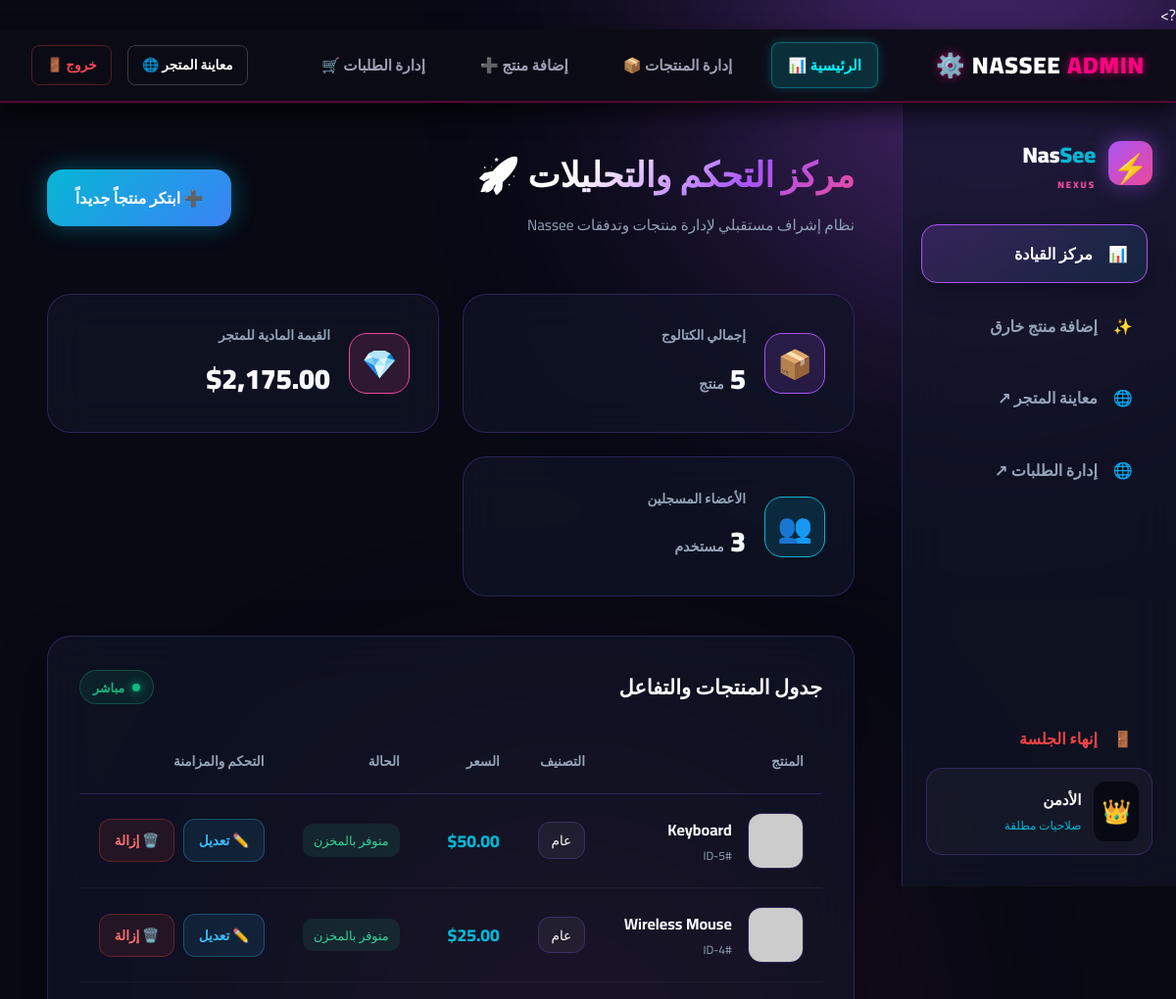
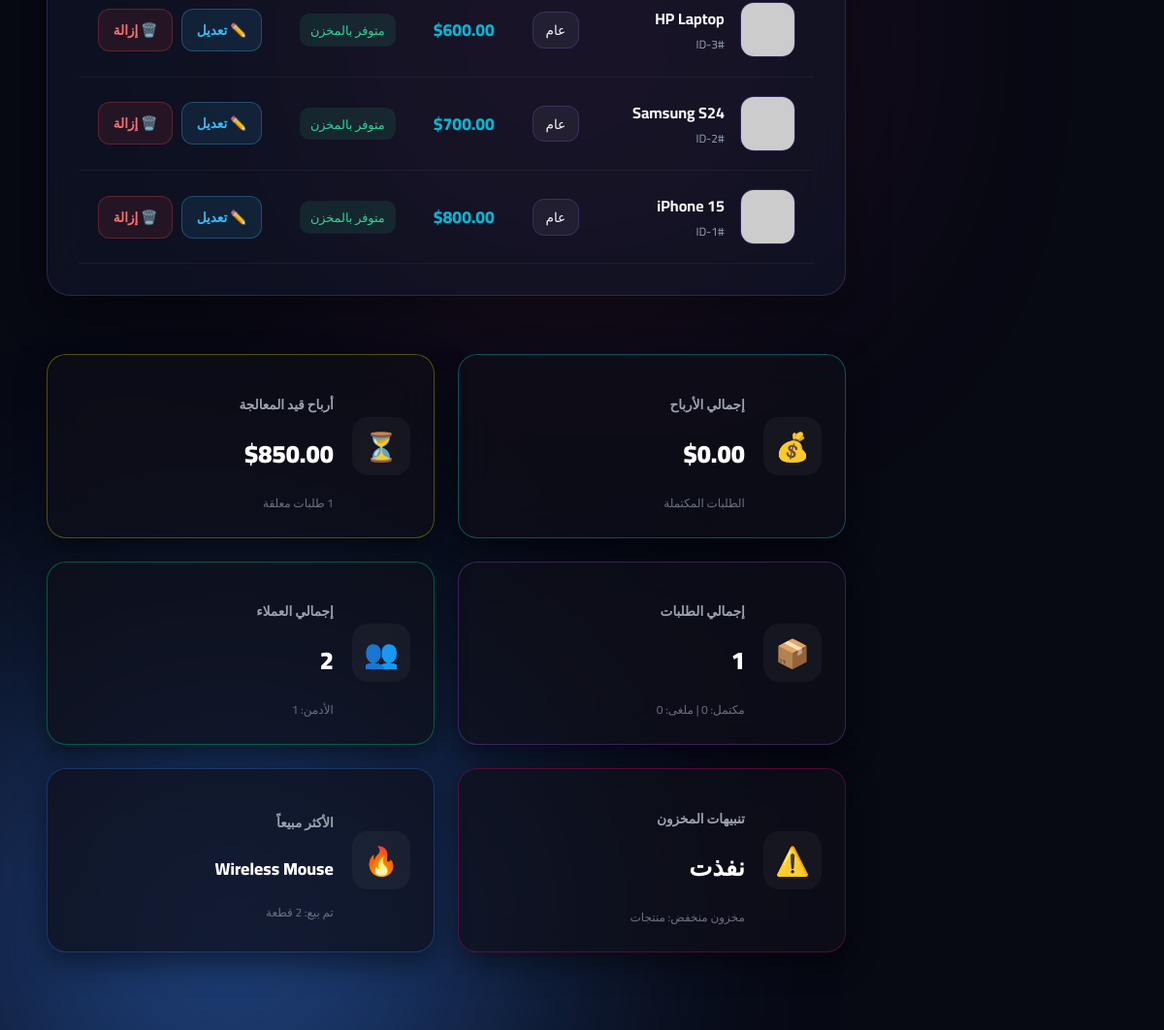
Screenshot of /Admin/index.php with the database file from the repository (2 pictures, top to bottom).
### tables this page shows
CREATE TABLE IF NOT EXISTS products (
    id INT AUTO_INCREMENT PRIMARY KEY,
    category_id INT NOT NULL,
    name VARCHAR(150) NOT NULL,
    description TEXT,
    price DECIMAL(10,2) NOT NULL,
    quantity INT NOT NULL DEFAULT 0,
    image VARCHAR(255),
    created_at TIMESTAMP DEFAULT CURRENT_TIMESTAMP,

    CONSTRAINT fk_products_category
        FOREIGN KEY (category_id)
        REFERENCES categories(id)
        ON UPDATE CASCADE
        ON DELETE RESTRICT
);

### Admin/index.php (the view, shortened to what this page needs)
<?php
require_once __DIR__ . "/../config/database.php";
$total_products = mysqli_num_rows(mysqli_query($conn, "SELECT id FROM products"));
$total_users    = mysqli_num_rows(mysqli_query($conn, "SELECT id FROM users"));
$total_val_res  = mysqli_fetch_assoc(mysqli_query($conn, "SELECT SUM(price) as total FROM products"));
$total_value    = $total_val_res['total'] ?? 0;
$products_res = mysqli_query($conn, "SELECT * FROM products ORDER BY id DESC");
$total_sales_q = mysqli_query($conn, "SELECT SUM(total) AS total_revenue FROM orders WHERE status = 'completed'");
$total_revenue = mysqli_fetch_assoc($total_sales_q)['total_revenue'] ?? 0;
$pending_sales_q = mysqli_query($conn, "SELECT SUM(total) AS pending_revenue FROM orders WHERE status = 'pending'");
$pending_revenue = mysqli_fetch_assoc($pending_sales_q)['pending_revenue'] ?? 0;
$orders_count_q = mysqli_query($conn, "SELECT
    COUNT(*) as total_orders,
    SUM(CASE WHEN status = 'pending' THEN 1 ELSE 0 END) as pending_orders,
    SUM(CASE WHEN status = 'completed' THEN 1 ELSE 0 END) as completed_orders,
    SUM(CASE WHEN status = 'cancelled' THEN 1 ELSE 0 END) as cancelled_orders
FROM orders");
$orders_stat = mysqli_fetch_assoc($orders_count_q);
$users_stat_q = mysqli_query($conn, "SELECT
    COUNT(*) as total_users,
    SUM(CASE WHEN role = 'customer' THEN 1 ELSE 0 END) as total_customers,
    SUM(CASE WHEN role = 'admin' THEN 1 ELSE 0 END) as total_admins
FROM users");
$users_stat = mysqli_fetch_assoc($users_stat_q);
$top_product_q = mysqli_query($conn, "SELECT p.name, SUM(oi.quantity) as total_sold
    FROM order_items oi
    JOIN products p ON oi.product_id = p.id
    GROUP BY oi.product_id
    ORDER BY total_sold DESC LIMIT 1");
$top_product = mysqli_fetch_assoc($top_product_q);
?>
<!DOCTYPE html>
<html lang="ar" dir="rtl">
<head>
    <link rel="stylesheet" href="CSS/admin.css">
</head>
<body class="admin-body">
<?php
include_once "header.php";
?>
    <div class="ambient-glow glow-1"></div>
    <div class="ambient-glow glow-2"></div>
    <div class="ambient-glow glow-3"></div>
    <div class="admin-layout">
        <aside class="sidebar-glass">
            <div class="brand">
                <div class="brand-icon">⚡</div>
                <h2>Nas<span>See</span> <small>NEXUS</small></h2>
            </div>
            <nav class="sidebar-menu">
                <a href="index.php" class="menu-item active">
                    <span class="icon">📊</span>
                    <span>مركز القيادة</span>
                </a>
                <a href="add-product.php" class="menu-item">
                    <span class="icon">✨</span>
                    <span>إضافة منتج خارق</span>
                </a>
                <a href="../index.php" target="_blank" class="menu-item">
                    <span class="icon">🌐</span>
                    <span>معاينة المتجر ↗</span>
                </a>
                <a href="orders.php" class="menu-item">
                    <span class="icon">🌐</span>
                    <span>إدارة الطلبات ↗</span>
                </a>
                <a href="../logout.php" class="menu-item logout">
                    <span class="icon">🚪</span>
                    <span>إنهاء الجلسة</span>
                </a>
            </nav>
            <div class="admin-profile-badge">
                <div class="avatar">👑</div>
                <div class="info">
                    <h4><?php echo htmlspecialchars($_SESSION['user_name'] ?? 'الأدمن'); ?></h4>
                    <p>صلاحيات مطلقة</p>
                </div>
            </div>
        </aside>
        <main class="main-content">
            <header class="top-nexus">
                <div>
                    <h1 class="glitch-text">مركز التحكم والتحليلات 🚀</h1>
                    <p class="subtitle">نظام إشراف مستقبلي لإدارة منتجات وتدفقات Nassee</p>
                </div>
                <a href="add-product.php" class="btn-cyan-glow">
                    <span>➕ ابتكر منتجاً جديداً</span>
                </a>
            </header>
            <section class="stats-grid">
                <div class="kpi-card tilt">
                    <div class="kpi-icon icon-purple">📦</div>
                    <div class="kpi-data">
                        <span class="kpi-title">إجمالي الكتالوج</span>
                        <h3 class="counter"><?php echo number_format($total_products); ?> <small>منتج</small></h3>
                    </div>
                </div>
                <div class="kpi-card tilt">
                    <div class="kpi-icon icon-pink">💎</div>
                    <div class="kpi-data">
                        <span class="kpi-title">القيمة المادية للمتجر</span>
                        <h3>$<?php echo number_format($total_value, 2); ?></h3>
                    </div>
                </div>
                <div class="kpi-card tilt">
                    <div class="kpi-icon icon-cyan">👥</div>
                    <div class="kpi-data">
                        <span class="kpi-title">الأعضاء المسجلين</span>
                        <h3><?php echo number_format($total_users); ?> <small>مستخدم</small></h3>
                    </div>
                </div>
            </section>
            <section class="table-nexus-container">
                <div class="nexus-header">
                    <h3>جدول المنتجات والتفاعل</h3>
                    <span class="live-status"><span class="pulse-dot"></span> مباشر</span>
                </div>
                <div class="table-wrapper">
                    <table class="nexus-table">
                        <thead>
                            <tr>
                                <th>المنتج</th>
                                <th>التصنيف</th>
                                <th>السعر</th>
                                <th>الحالة</th>
                                <th>التحكم والمزامنة</th>
                            </tr>
                        </thead>
                        <tbody>
                            <?php while ($prod = mysqli_fetch_assoc($products_res)): ?>
                                <tr class="row-hover">
                                    <td>
                                        <div class="prod-cell">
                                            <div class="img-wrapper">
                                                <img src="../images/<?php echo htmlspecialchars($prod['image']); ?>" alt="صورة" onerror="this.src='https://via.placeholder.com/60'">
                                            </div>
                                            <div>
                                                <strong class="prod-name"><?php echo htmlspecialchars($prod['name']); ?></strong>
                                                <span class="prod-id">#ID-<?php echo $prod['id']; ?></span>
                                            </div>
                                        </div>
                                    </td>
                                    <td>
                                        <span class="category-tag"><?php echo htmlspecialchars($prod['category'] ?? 'عام'); ?></span>
                                    </td>
                                    <td class="price-tag">$<?php echo number_format($prod['price'], 2); ?></td>
                                    <td>
                                        <span class="status-badge active">متوفر بالمخزن</span>
                                    </td>
                                    <td>
                                        <div class="actions-group">
                                            <a href="edit-product.php?id=<?php echo $prod['id']; ?>" class="action-btn edit" title="تعديل">
                                                ✏️ تعديل
                                            </a>
                                            <a href="index.php?delete=<?php echo $prod['id']; ?>" class="action-btn delete" onclick="return confirm('هل تريد إزالة هذا المنتج نهائياً من الوجود؟')" title="حذف">
                                                🗑️ إزالة
                                            </a>
                                        </div>
                                    </td>
                                </tr>
                            <?php endwhile; ?>
                        </tbody>
                    </table>
                </div>
            </section><br><br>
            <div class="analytics-grid">
            <div class="stat-card cyan">
                <div class="stat-icon">💰</div>
                <div class="stat-info">
                    <h3>إجمالي الأرباح</h3>
                    <p class="stat-value">$<?php echo number_format($total_revenue, 2); ?></p>
                    <span class="stat-sub">الطلبات المكتملة</span>
                </div>
            </div>
            <div class="stat-card yellow">
                <div class="stat-icon">⏳</div>
                <div class="stat-info">
                    <h3>أرباح قيد المعالجة</h3>
                    <p class="stat-value">$<?php echo number_format($pending_revenue, 2); ?></p>
                    <span class="stat-sub"><?php echo $orders_stat['pending_orders']; ?> طلبات معلقة</span>
                </div>
            </div>
            <div class="stat-card purple">
                <div class="stat-icon">📦</div>
                <div class="stat-info">
                    <h3>إجمالي الطلبات</h3>
                    <p class="stat-value"><?php echo $orders_stat['total_orders']; ?></p>
                    <span class="stat-sub">مكتمل: <?php echo $orders_stat['completed_orders']; ?> | ملغى: <?php echo $orders_stat['cancelled_orders']; ?></span>
                </div>
            </div>
            <div class="stat-card green">
                <div class="stat-icon">👥</div>
                <div class="stat-info">
                    <h3>إجمالي العملاء</h3>
                    <p class="stat-value"><?php echo $users_stat['total_customers']; ?></p>
                    <span class="stat-sub">الأدمن: <?php echo $users_stat['total_admins']; ?></span>
                </div>
            </div>
            <div class="stat-card magenta">
                <div class="stat-icon">⚠️</div>
                <div class="stat-info">
                    <h3>تنبيهات المخزون</h3>
                    <p class="stat-value">نفذت</p>
                    <span class="stat-sub">مخزون منخفض:  منتجات</span>
                </div>
            </div>
            <div class="stat-card blue">
                <div class="stat-icon">🔥</div>
                <div class="stat-info">
                    <h3>الأكثر مبيعاً</h3>
                    <p class="stat-value-text"><?php echo htmlspecialchars($top_product['name'] ?? 'لا يوجد بيانات'); ?></p>
                    <span class="stat-sub">تم بيع: <?php echo $top_product['total_sold'] ?? 0; ?> قطعة</span>
                </div>
            </div>
</div>
        </main>
    </div>
</body>
</html>

### Admin/header.php (shortened to what this page needs)
<?php
$current_page = basename($_SERVER['PHP_SELF']);
?>
<header class="admin-site-header">
    <div class="admin-header-container">
        <a href="index.php" class="admin-logo">
            NASSEE <span>ADMIN ⚙️</span>
        </a>
        <nav class="admin-nav">
            <a href="index.php" class="admin-link <?php echo ($current_page == 'index.php') ? 'active' : ''; ?>">الرئيسية 📊</a>
            <a href="products.php" class="admin-link <?php echo ($current_page == 'products.php' || $current_page == 'add-product.php') ? 'active' : ''; ?>">إدارة المنتجات 📦</a>
            <a href="add-product.php" class="admin-link <?php echo ($current_page == 'add-product.php') ? 'active' : ''; ?>">إضافة منتج ➕</a>
            <a href="orders.php" class="admin-link <?php echo ($current_page == 'orders.php') ? 'active' : ''; ?>">إدارة الطلبات 🛒</a>
        </nav>
        <div class="admin-actions">
            <a href="../index.php" class="btn-store-view" target="_blank">معاينة المتجر 🌐</a>
            <a href="../logout.php" class="btn-admin-logout">خروج 🚪</a>
        </div>
    </div>
</header>

### Admin/header.php (style rules this page uses)
.admin-site-header { background: rgba(12, 12, 22, 0.95); backdrop-filter: blur(15px); border-bottom: 2px solid rgba(255, 0, 127, 0.3); position: sticky; top: 0; z-index: 1000; padding: 0.8rem 2rem; box-shadow: 0 10px 25px rgba(0, 0, 0, 0.7); }
.admin-header-container { max-width: 1300px; margin: 0 auto; display: flex; justify-content: space-between; align-items: center; }
.admin-logo { font-size: 1.5rem; font-weight: 900; color: #fff; text-decoration: none; letter-spacing: 1px; }
.admin-logo span { color: #ff007f; text-shadow: 0 0 10px rgba(255, 0, 127, 0.6); }
.admin-nav { display: flex; gap: 1.5rem; align-items: center; }
.admin-link { color: #a0a0b5; text-decoration: none; font-weight: 700; font-size: 0.95rem; padding: 0.5rem 1rem; border-radius: 8px; transition: all 0.3s ease; }
.admin-link.active { color: #00f3ff; background: rgba(0, 243, 255, 0.15); border: 1px solid rgba(0, 243, 255, 0.3); box-shadow: 0 0 12px rgba(0, 243, 255, 0.2); }
.admin-actions { display: flex; gap: 1rem; align-items: center; }
.btn-store-view { color: #fff; text-decoration: none; font-size: 0.85rem; font-weight: 700; padding: 0.4rem 0.9rem; border: 1px solid rgba(255, 255, 255, 0.2); border-radius: 8px; transition: all 0.3s ease; }
.btn-admin-logout { color: #ff4757; text-decoration: none; font-size: 0.85rem; font-weight: 700; padding: 0.4rem 0.9rem; border: 1px solid rgba(255, 71, 87, 0.3); border-radius: 8px; transition: all 0.3s ease; }

### rows the page displays
products: name "Keyboard", id "5", category "عام", price "50.00"
products: name "Wireless Mouse", id "4", category "عام", price "25.00"
products: name "HP Laptop", id "3", category "عام", price "600.00"
products: name "Samsung S24", id "2", category "عام", price "700.00"
products: name "iPhone 15", id "1", category "عام", price "800.00"

### other values shown
$_SESSION['user_name'] "الأدمن"
$total_value "2,175.00"
$total_revenue "0.00"
$pending_revenue "850.00"
$orders_stat['total_orders'] "1"
$orders_stat['completed_orders'] "0"
$orders_stat['cancelled_orders'] "0"
$users_stat['total_customers'] "2"
$users_stat['total_admins'] "1"
$top_product['name'] "Wireless Mouse"
